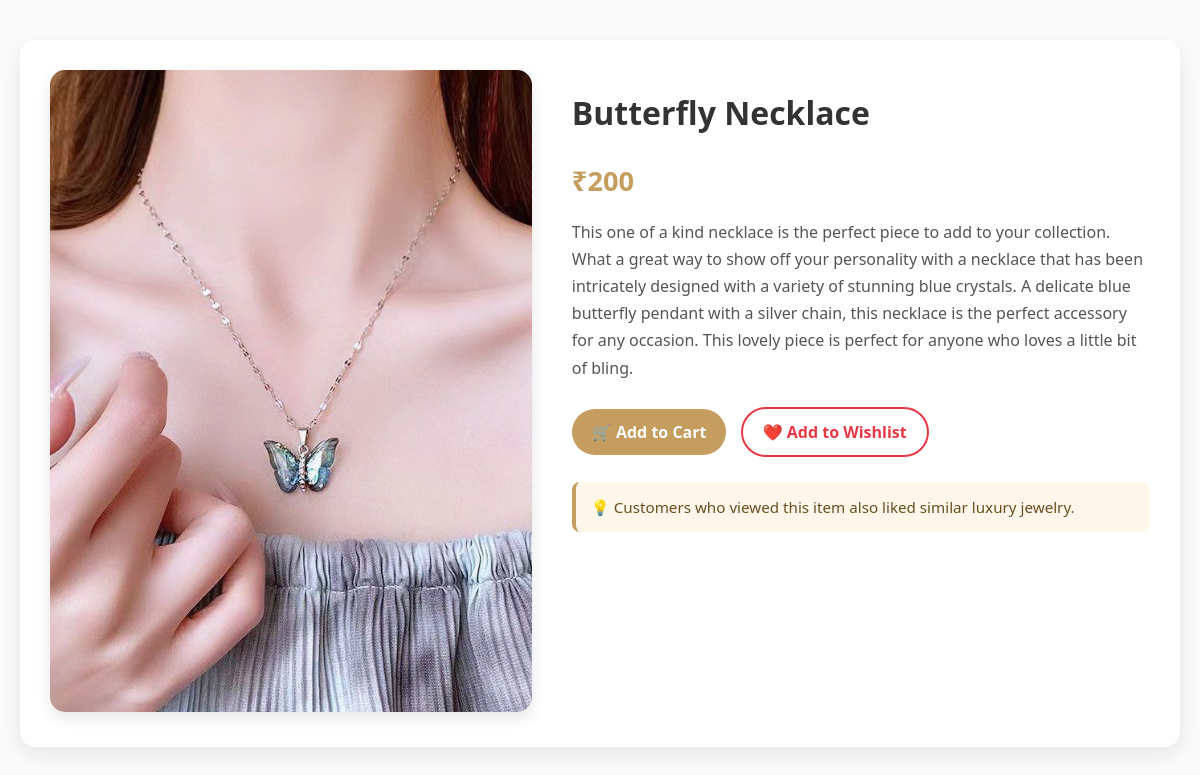
/product/7/ (signed in), run on the app's committed database.
### app2/models.py (models this page shows, shortened)
class product_details(models.Model):
    title = models.CharField(max_length=50)
    description = models.TextField()
    image = models.ImageField(upload_to='images/')
    price = models.IntegerField()
    category = models.CharField(
        max_length=50,
        choices=[
            ("gold", "Gold"),
            ("silver", "Silver"),
            ("diamond", "Diamond"),
            ("traditional", "Traditional"),
            ("fashion", "Fashion"),
        ],
        default="fashion"
    )

### app2/views.py (the view)
# urls.py: path("product/<int:product_id>/", views.view_product, name="view_product"),
@login_required
def view_product(request, product_id):
    product = get_object_or_404(product_details, id=product_id)
    ViewedProduct.objects.create(
        user=request.user,
        product=product
    )
    return render(request, "view_product.html", {"product": product})

### app2/templates/view_product.html (shortened to what this page needs)
{% load static %}
<!DOCTYPE html>
<html lang="en">
<head>
</head>
<body>
<div class="container">
    <div class="product-image">
        <img src="{{ product.image.url }}" alt="{{ product.title }}">
    </div>
    <div class="product-details">
        <h1>{{ product.title }}</h1>
        <p class="price">₹{{ product.price }}</p>
        <p class="description">{{ product.description }}</p>
        <a href="{% url 'add_to_cart' product.id %}" class="btn btn-cart">🛒 Add to Cart</a>
        <a href="{% url 'add_to_wishlist' product.id %}" class="btn btn-wishlist">❤️ Add to Wishlist</a>
        <div class="highlight-box">
            💡 Customers who viewed this item also liked similar luxury jewelry.
        </div>
    </div>
</div>
</body>
</html>

### app2/templates/view_product.html (style rules this page uses)
body { font-family: 'Segoe UI', sans-serif; background: #fafafa; margin: 0; padding: 0; color: #333; }
.container { max-width: 1100px; margin: 40px auto; background: #fff; border-radius: 15px; box-shadow: 0 8px 20px rgba(0,0,0,0.08); padding: 30px; display: flex; gap: 40px; }
.product-image { flex: 1; }
.product-image img { width: 100%; border-radius: 15px; box-shadow: 0 6px 15px rgba(0,0,0,0.1); object-fit: cover; }
.product-details { flex: 1.2; }
h1 { font-size: 2rem; margin-bottom: 10px; }
.price { font-size: 1.7rem; font-weight: bold; color: #c59d5f; margin-bottom: 20px; }
.description { line-height: 1.7; margin-bottom: 25px; color: #555; }
.btn { display: inline-block; padding: 12px 20px; border-radius: 30px; font-size: 1rem; text-decoration: none; transition: 0.3s ease; margin-right: 10px; }
.btn-cart { background: #c59d5f; color: #fff; font-weight: bold; }
.btn-wishlist { border: 2px solid #e63946; color: #e63946; font-weight: bold; }
.highlight-box { background: #fff7ea; border-left: 4px solid #c59d5f; padding: 15px; border-radius: 8px; margin-top: 25px; font-size: 0.95rem; color: #6a4e23; }

### data on the page
product_details: image (picture), title "Butterfly Necklace", price "200", description "This one of a kind necklace is the perfect piece to add to your collection. What a great way to show off your personality with a necklace that has been intricately designed with a variety of stunning blue crystals. A delicate blue butterfly pendant with a silver chain, this necklace is the perfect accessory for any occasion. This lovely piece is perfect for anyone who loves a little bit of bling."
